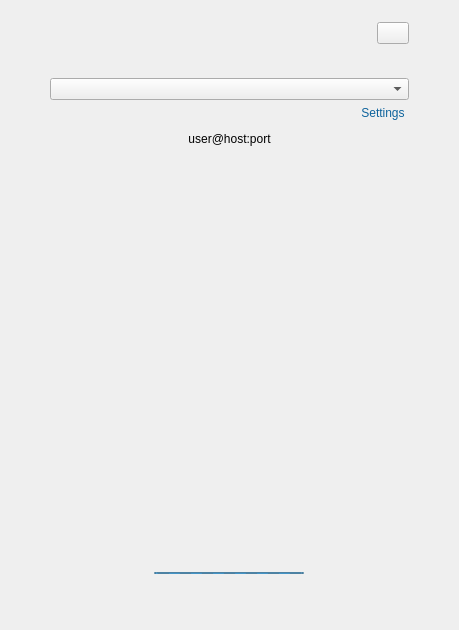
<?xml version="1.0" encoding="UTF-8"?>
<ui version="4.0">
 <class>MainWindow</class>
 <widget class="QMainWindow" name="MainWindow">
  <property name="geometry">
   <rect>
    <x>0</x>
    <y>0</y>
    <width>459</width>
    <height>630</height>
   </rect>
  </property>
  <property name="minimumSize">
   <size>
    <width>350</width>
    <height>0</height>
   </size>
  </property>
  <property name="maximumSize">
   <size>
    <width>500</width>
    <height>800</height>
   </size>
  </property>
  <property name="windowTitle">
   <string>MainWindow</string>
  </property>
  <widget class="QWidget" name="centralWidget">
   <layout class="QVBoxLayout" name="verticalLayout_4">
    <property name="spacing">
     <number>12</number>
    </property>
    <property name="leftMargin">
     <number>50</number>
    </property>
    <property name="rightMargin">
     <number>50</number>
    </property>
    <item>
     <widget class="QWidget" name="widget_1_top" native="true">
      <layout class="QHBoxLayout" name="horizontalLayout_5">
       <property name="rightMargin">
        <number>0</number>
       </property>
       <item>
        <widget class="QLabel" name="label">
         <property name="text">
          <string/>
         </property>
         <property name="alignment">
          <set>Qt::AlignCenter</set>
         </property>
        </widget>
       </item>
       <item>
        <widget class="QPushButton" name="pbHamburger">
         <property name="maximumSize">
          <size>
           <width>32</width>
           <height>32</height>
          </size>
         </property>
         <property name="text">
          <string/>
         </property>
        </widget>
       </item>
      </layout>
     </widget>
    </item>
    <item>
     <widget class="QWidget" name="widget_2_combo" native="true">
      <layout class="QVBoxLayout" name="verticalLayout_2">
       <property name="leftMargin">
        <number>0</number>
       </property>
       <property name="rightMargin">
        <number>0</number>
       </property>
       <item>
        <widget class="QComboBox" name="cboParam"/>
       </item>
       <item>
        <widget class="QWidget" name="widget_3_settings" native="true">
         <layout class="QHBoxLayout" name="horizontalLayout_2">
          <property name="spacing">
           <number>0</number>
          </property>
          <property name="leftMargin">
           <number>0</number>
          </property>
          <property name="topMargin">
           <number>0</number>
          </property>
          <property name="rightMargin">
           <number>4</number>
          </property>
          <property name="bottomMargin">
           <number>0</number>
          </property>
          <item>
           <spacer name="horizontalSpacer_4">
            <property name="orientation">
             <enum>Qt::Horizontal</enum>
            </property>
            <property name="sizeHint" stdset="0">
             <size>
              <width>40</width>
              <height>20</height>
             </size>
            </property>
           </spacer>
          </item>
          <item>
           <widget class="QLabel" name="lblSettings">
            <property name="maximumSize">
             <size>
              <width>150</width>
              <height>16777215</height>
             </size>
            </property>
            <property name="text">
             <string>&lt;html&gt;&lt;head/&gt;&lt;body&gt;&lt;p&gt;&lt;a href=&quot;#&quot;&gt;&lt;span style=&quot; text-decoration: none; color:#0E639C;&quot;&gt;Settings&lt;/span&gt;&lt;/a&gt;&lt;/p&gt;&lt;/body&gt;&lt;/html&gt;</string>
            </property>
            <property name="alignment">
             <set>Qt::AlignHCenter|Qt::AlignTop</set>
            </property>
           </widget>
          </item>
         </layout>
        </widget>
       </item>
       <item>
        <widget class="QLabel" name="lblUserHostPort">
         <property name="text">
          <string>user@host:port</string>
         </property>
         <property name="alignment">
          <set>Qt::AlignCenter</set>
         </property>
        </widget>
       </item>
      </layout>
     </widget>
    </item>
    <item>
     <widget class="QStackedWidget" name="stackedWidget">
      <property name="currentIndex">
       <number>1</number>
      </property>
      <widget class="QWidget" name="pageMain">
       <layout class="QVBoxLayout" name="verticalLayout_3">
        <item>
         <widget class="QLabel" name="lblMessage">
          <property name="sizePolicy">
           <sizepolicy hsizetype="Preferred" vsizetype="Expanding">
            <horstretch>0</horstretch>
            <verstretch>0</verstretch>
           </sizepolicy>
          </property>
          <property name="text">
           <string>Message</string>
          </property>
          <property name="alignment">
           <set>Qt::AlignCenter</set>
          </property>
          <property name="wordWrap">
           <bool>true</bool>
          </property>
         </widget>
        </item>
        <item>
         <widget class="QWidget" name="widget_2" native="true">
          <layout class="QHBoxLayout" name="horizontalLayout">
           <item>
            <spacer name="horizontalSpacer">
             <property name="orientation">
              <enum>Qt::Horizontal</enum>
             </property>
             <property name="sizeHint" stdset="0">
              <size>
               <width>58</width>
               <height>20</height>
              </size>
             </property>
            </spacer>
           </item>
           <item>
            <widget class="QPushButton" name="pbConnect">
             <property name="maximumSize">
              <size>
               <width>200</width>
               <height>16777215</height>
              </size>
             </property>
             <property name="text">
              <string>CONNECT</string>
             </property>
            </widget>
           </item>
           <item>
            <spacer name="horizontalSpacer_2">
             <property name="orientation">
              <enum>Qt::Horizontal</enum>
             </property>
             <property name="sizeHint" stdset="0">
              <size>
               <width>59</width>
               <height>20</height>
              </size>
             </property>
            </spacer>
           </item>
          </layout>
         </widget>
        </item>
       </layout>
      </widget>
      <widget class="Host" name="pageHost"/>
      <widget class="Login" name="pageLogin"/>
      <widget class="About" name="pageAbout"/>
     </widget>
    </item>
    <item>
     <widget class="QWidget" name="widget_8_progress" native="true">
      <layout class="QHBoxLayout" name="horizontalLayout_6">
       <item>
        <widget class="QProgressBar" name="progressBar">
         <property name="maximumSize">
          <size>
           <width>150</width>
           <height>2</height>
          </size>
         </property>
         <property name="maximum">
          <number>0</number>
         </property>
         <property name="textVisible">
          <bool>false</bool>
         </property>
        </widget>
       </item>
      </layout>
     </widget>
    </item>
    <item>
     <widget class="QWidget" name="widget_9_bottom" native="true">
      <layout class="QHBoxLayout" name="horizontalLayout_4"/>
     </widget>
    </item>
   </layout>
  </widget>
 </widget>
 <layoutdefault spacing="6" margin="11"/>
 <customwidgets>
  <customwidget>
   <class>About</class>
   <extends>QWidget</extends>
   <header location="global">about</header>
   <container>1</container>
  </customwidget>
  <customwidget>
   <class>Login</class>
   <extends>QWidget</extends>
   <header location="global">login</header>
   <container>1</container>
  </customwidget>
  <customwidget>
   <class>Host</class>
   <extends>QWidget</extends>
   <header location="global">host</header>
   <container>1</container>
  </customwidget>
 </customwidgets>
 <resources>
  <include location="../resources.qrc"/>
 </resources>
 <connections/>
</ui>
